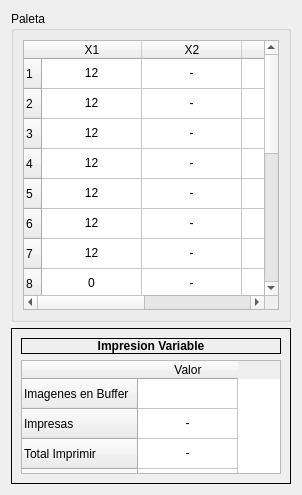
         <widget class="QWidget" name="tab_2">
          <attribute name="title">
           <string>Var</string>
          </attribute>
          <layout class="QVBoxLayout" name="verticalLayout_4">
           <item>
            <widget class="QGroupBox" name="groupBox">
             <property name="sizePolicy">
              <sizepolicy hsizetype="Preferred" vsizetype="Preferred">
               <horstretch>0</horstretch>
               <verstretch>2</verstretch>
              </sizepolicy>
             </property>
             <property name="title">
              <string>Paleta</string>
             </property>
             <layout class="QGridLayout" name="gridLayout_6">
              <item row="0" column="0">
               <widget class="QTableWidget" name="m_TablaPaletas">
                <row>
                 <property name="text">
                  <string>1</string>
                 </property>
                </row>
                <row>
                 <property name="text">
                  <string>2</string>
                 </property>
                </row>
                <row>
                 <property name="text">
                  <string>3</string>
                 </property>
                </row>
                <row>
                 <property name="text">
                  <string>4</string>
                 </property>
                </row>
                <row>
                 <property name="text">
                  <string>5</string>
                 </property>
                </row>
                <row>
                 <property name="text">
                  <string>6</string>
                 </property>
                </row>
                <row>
                 <property name="text">
                  <string>7</string>
                 </property>
                </row>
                <row>
                 <property name="text">
                  <string>8</string>
                 </property>
                </row>
                <row>
                 <property name="text">
                  <string>9</string>
                 </property>
                 <property name="background">
                  <color>
                   <red>200</red>
                   <green>200</green>
                   <blue>200</blue>
                  </color>
                 </property>
                </row>
                <row>
                 <property name="text">
                  <string>10</string>
                 </property>
                 <property name="background">
                  <color>
                   <red>200</red>
                   <green>200</green>
                   <blue>200</blue>
                  </color>
                 </property>
                </row>
                <row>
                 <property name="text">
                  <string>11</string>
                 </property>
                 <property name="background">
                  <color>
                   <red>200</red>
                   <green>200</green>
                   <blue>200</blue>
                  </color>
                 </property>
                </row>
                <row>
                 <property name="text">
                  <string>12</string>
                 </property>
                 <property name="background">
                  <color>
                   <red>200</red>
                   <green>200</green>
                   <blue>200</blue>
                  </color>
                 </property>
                </row>
                <row>
                 <property name="text">
                  <string>13</string>
                 </property>
                 <property name="background">
                  <color>
                   <red>200</red>
                   <green>200</green>
                   <blue>200</blue>
                  </color>
                 </property>
                </row>
                <row>
                 <property name="text">
                  <string>14</string>
                 </property>
                 <property name="background">
                  <color>
                   <red>200</red>
                   <green>200</green>
                   <blue>200</blue>
                  </color>
                 </property>
                </row>
                <row>
                 <property name="text">
                  <string>15</string>
                 </property>
                 <property name="background">
                  <color>
                   <red>200</red>
                   <green>200</green>
                   <blue>200</blue>
                  </color>
                 </property>
                </row>
                <row>
                 <property name="text">
                  <string>16</string>
                 </property>
                 <property name="background">
                  <color>
                   <red>200</red>
                   <green>200</green>
                   <blue>200</blue>
                  </color>
                 </property>
                </row>
                <column>
                 <property name="text">
                  <string>X1</string>
                 </property>
                </column>
                <column>
                 <property name="text">
                  <string>X2</string>
                 </property>
                </column>
                <column>
                 <property name="text">
                  <string>X3</string>
                 </property>
                </column>
                <column>
                 <property name="text">
                  <string>X4</string>
                 </property>
                </column>
                <item row="0" column="0">
                 <property name="text">
                  <string>12</string>
                 </property>
                 <property name="textAlignment">
                  <set>AlignCenter</set>
                 </property>
                 <property name="flags">
                  <set>NoItemFlags</set>
                 </property>
                </item>
                <item row="0" column="1">
                 <property name="text">
                  <string>-</string>
                 </property>
                 <property name="textAlignment">
                  <set>AlignCenter</set>
                 </property>
                 <property name="flags">
                  <set>NoItemFlags</set>
                 </property>
                </item>
                <item row="0" column="2">
                 <property name="text">
                  <string>-</string>
                 </property>
                 <property name="textAlignment">
                  <set>AlignCenter</set>
                 </property>
                 <property name="flags">
                  <set>NoItemFlags</set>
                 </property>
                </item>
                <item row="0" column="3">
                 <property name="text">
                  <string>-</string>
                 </property>
                 <property name="textAlignment">
                  <set>AlignCenter</set>
                 </property>
                 <property name="flags">
                  <set>NoItemFlags</set>
                 </property>
                </item>
                <item row="1" column="0">
                 <property name="text">
                  <string>12</string>
                 </property>
                 <property name="textAlignment">
                  <set>AlignCenter</set>
                 </property>
                 <property name="flags">
                  <set>NoItemFlags</set>
                 </property>
                </item>
                <item row="1" column="1">
                 <property name="text">
                  <string>-</string>
                 </property>
                 <property name="textAlignment">
                  <set>AlignCenter</set>
                 </property>
                 <property name="flags">
                  <set>NoItemFlags</set>
                 </property>
                </item>
                <item row="1" column="2">
                 <property name="text">
                  <string>-</string>
                 </property>
                 <property name="textAlignment">
                  <set>AlignCenter</set>
                 </property>
                 <property name="flags">
                  <set>NoItemFlags</set>
                 </property>
                </item>
                <item row="1" column="3">
                 <property name="text">
                  <string>-</string>
                 </property>
                 <property name="textAlignment">
                  <set>AlignCenter</set>
                 </property>
                 <property name="flags">
                  <set>NoItemFlags</set>
                 </property>
                </item>
                <item row="2" column="0">
                 <property name="text">
                  <string>12</string>
                 </property>
                 <property name="textAlignment">
                  <set>AlignCenter</set>
                 </property>
                 <property name="flags">
                  <set>NoItemFlags</set>
                 </property>
                </item>
                <item row="2" column="1">
                 <property name="text">
                  <string>-</string>
                 </property>
                 <property name="textAlignment">
                  <set>AlignCenter</set>
                 </property>
                 <property name="flags">
                  <set>NoItemFlags</set>
                 </property>
                </item>
                <item row="2" column="2">
                 <property name="text">
                  <string>-</string>
                 </property>
                 <property name="textAlignment">
                  <set>AlignCenter</set>
                 </property>
                 <property name="flags">
                  <set>NoItemFlags</set>
                 </property>
                </item>
                <item row="2" column="3">
                 <property name="text">
                  <string>-</string>
                 </property>
                 <property name="textAlignment">
                  <set>AlignCenter</set>
                 </property>
                 <property name="flags">
                  <set>NoItemFlags</set>
                 </property>
                </item>
                <item row="3" column="0">
                 <property name="text">
                  <string>12</string>
                 </property>
                 <property name="textAlignment">
                  <set>AlignCenter</set>
                 </property>
                 <property name="flags">
                  <set>NoItemFlags</set>
                 </property>
                </item>
                <item row="3" column="1">
                 <property name="text">
                  <string>-</string>
                 </property>
                 <property name="textAlignment">
                  <set>AlignCenter</set>
                 </property>
                 <property name="flags">
                  <set>NoItemFlags</set>
                 </property>
                </item>
                <item row="3" column="2">
                 <property name="text">
                  <string>-</string>
                 </property>
                 <property name="textAlignment">
                  <set>AlignCenter</set>
                 </property>
                 <property name="flags">
                  <set>NoItemFlags</set>
                 </property>
                </item>
                <item row="3" column="3">
                 <property name="text">
                  <string>-</string>
                 </property>
                 <property name="textAlignment">
                  <set>AlignCenter</set>
                 </property>
                 <property name="flags">
                  <set>NoItemFlags</set>
                 </property>
                </item>
                <item row="4" column="0">
                 <property name="text">
                  <string>12</string>
                 </property>
                 <property name="textAlignment">
                  <set>AlignCenter</set>
                 </property>
                 <property name="flags">
                  <set>NoItemFlags</set>
                 </property>
                </item>
                <item row="4" column="1">
                 <property name="text">
                  <string>-</string>
                 </property>
                 <property name="textAlignment">
                  <set>AlignCenter</set>
                 </property>
                 <property name="flags">
                  <set>NoItemFlags</set>
                 </property>
                </item>
                <item row="4" column="2">
                 <property name="text">
                  <string>-</string>
                 </property>
                 <property name="textAlignment">
                  <set>AlignCenter</set>
                 </property>
                 <property name="flags">
                  <set>NoItemFlags</set>
                 </property>
                </item>
                <item row="4" column="3">
                 <property name="text">
                  <string>-</string>
                 </property>
                 <property name="textAlignment">
                  <set>AlignCenter</set>
                 </property>
                 <property name="flags">
                  <set>NoItemFlags</set>
                 </property>
                </item>
                <item row="5" column="0">
                 <property name="text">
                  <string>12</string>
                 </property>
                 <property name="textAlignment">
                  <set>AlignCenter</set>
                 </property>
                 <property name="flags">
                  <set>NoItemFlags</set>
                 </property>
                </item>
                <item row="5" column="1">
                 <property name="text">
                  <string>-</string>
                 </property>
                 <property name="textAlignment">
                  <set>AlignCenter</set>
                 </property>
                 <property name="flags">
                  <set>NoItemFlags</set>
                 </property>
                </item>
                <item row="5" column="2">
                 <property name="text">
                  <string>-</string>
                 </property>
                 <property name="textAlignment">
                  <set>AlignCenter</set>
                 </property>
                 <property name="flags">
                  <set>NoItemFlags</set>
                 </property>
                </item>
                <item row="5" column="3">
                 <property name="text">
                  <string>-</string>
                 </property>
                 <property name="textAlignment">
                  <set>AlignCenter</set>
                 </property>
                 <property name="flags">
                  <set>NoItemFlags</set>
                 </property>
                </item>
                <item row="6" column="0">
                 <property name="text">
                  <string>12</string>
                 </property>
                 <property name="textAlignment">
                  <set>AlignCenter</set>
                 </property>
                 <property name="flags">
                  <set>NoItemFlags</set>
                 </property>
                </item>
                <item row="6" column="1">
                 <property name="text">
                  <string>-</string>
                 </property>
                 <property name="textAlignment">
                  <set>AlignCenter</set>
                 </property>
                 <property name="flags">
                  <set>NoItemFlags</set>
                 </property>
                </item>
                <item row="6" column="2">
                 <property name="text">
                  <string>-</string>
                 </property>
                 <property name="textAlignment">
                  <set>AlignCenter</set>
                 </property>
                 <property name="flags">
                  <set>NoItemFlags</set>
                 </property>
                </item>
                <item row="6" column="3">
                 <property name="text">
                  <string>-</string>
                 </property>
                 <property name="textAlignment">
                  <set>AlignCenter</set>
                 </property>
                 <property name="flags">
                  <set>NoItemFlags</set>
                 </property>
                </item>
                <item row="7" column="0">
                 <property name="text">
                  <string>0</string>
                 </property>
                 <property name="textAlignment">
                  <set>AlignCenter</set>
                 </property>
                 <property name="flags">
                  <set>NoItemFlags</set>
                 </property>
                </item>
                <item row="7" column="1">
                 <property name="text">
                  <string>-</string>
                 </property>
                 <property name="textAlignment">
                  <set>AlignCenter</set>
                 </property>
                 <property name="flags">
                  <set>NoItemFlags</set>
                 </property>
                </item>
                <item row="7" column="2">
                 <property name="text">
                  <string>-</string>
                 </property>
                 <property name="textAlignment">
                  <set>AlignCenter</set>
                 </property>
                 <property name="flags">
                  <set>NoItemFlags</set>
                 </property>
                </item>
                <item row="7" column="3">
                 <property name="text">
                  <string>-</string>
                 </property>
                 <property name="textAlignment">
                  <set>AlignCenter</set>
                 </property>
                 <property name="flags">
                  <set>NoItemFlags</set>
                 </property>
                </item>
                <item row="8" column="0">
                 <property name="text">
                  <string>18</string>
                 </property>
                 <property name="textAlignment">
                  <set>AlignCenter</set>
                 </property>
                </item>
                <item row="8" column="1">
                 <property name="text">
                  <string>18</string>
                 </property>
                 <property name="textAlignment">
                  <set>AlignCenter</set>
                 </property>
                </item>
                <item row="8" column="2">
                 <property name="text">
                  <string>18</string>
                 </property>
                 <property name="textAlignment">
                  <set>AlignCenter</set>
                 </property>
                </item>
                <item row="8" column="3">
                 <property name="text">
                  <string>18</string>
                 </property>
                 <property name="textAlignment">
                  <set>AlignCenter</set>
                 </property>
                </item>
                <item row="9" column="0">
                 <property name="text">
                  <string>18</string>
                 </property>
                 <property name="textAlignment">
                  <set>AlignCenter</set>
                 </property>
                </item>
                <item row="9" column="1">
                 <property name="text">
                  <string>18</string>
                 </property>
                 <property name="textAlignment">
                  <set>AlignCenter</set>
                 </property>
                </item>
                <item row="9" column="2">
                 <property name="text">
                  <string>18</string>
                 </property>
                 <property name="textAlignment">
                  <set>AlignCenter</set>
                 </property>
                </item>
                <item row="9" column="3">
                 <property name="text">
                  <string>18</string>
                 </property>
                 <property name="textAlignment">
                  <set>AlignCenter</set>
                 </property>
                </item>
                <item row="10" column="0">
                 <property name="text">
                  <string>12</string>
                 </property>
                 <property name="textAlignment">
                  <set>AlignCenter</set>
                 </property>
                </item>
                <item row="10" column="1">
                 <property name="text">
                  <string>12</string>
                 </property>
                 <property name="textAlignment">
                  <set>AlignCenter</set>
                 </property>
                </item>
                <item row="10" column="2">
                 <property name="text">
                  <string>12</string>
                 </property>
                 <property name="textAlignment">
                  <set>AlignCenter</set>
                 </property>
                </item>
                <item row="10" column="3">
                 <property name="text">
                  <string>12</string>
                 </property>
                 <property name="textAlignment">
                  <set>AlignCenter</set>
                 </property>
                </item>
                <item row="11" column="0">
                 <property name="text">
                  <string>12</string>
                 </property>
                 <property name="textAlignment">
                  <set>AlignCenter</set>
                 </property>
                </item>
                <item row="11" column="1">
                 <property name="text">
                  <string>12</string>
                 </property>
                 <property name="textAlignment">
                  <set>AlignCenter</set>
                 </property>
                </item>
                <item row="11" column="2">
                 <property name="text">
                  <string>12</string>
                 </property>
                 <property name="textAlignment">
                  <set>AlignCenter</set>
                 </property>
                </item>
                <item row="11" column="3">
                 <property name="text">
                  <string>12</string>
                 </property>
                 <property name="textAlignment">
                  <set>AlignCenter</set>
                 </property>
                </item>
                <item row="12" column="0">
                 <property name="text">
                  <string>12</string>
                 </property>
                 <property name="textAlignment">
                  <set>AlignCenter</set>
                 </property>
                </item>
                <item row="12" column="1">
                 <property name="text">
                  <string>12</string>
                 </property>
                 <property name="textAlignment">
                  <set>AlignCenter</set>
                 </property>
                </item>
                <item row="12" column="2">
                 <property name="text">
                  <string>12</string>
                 </property>
                 <property name="textAlignment">
                  <set>AlignCenter</set>
                 </property>
                </item>
                <item row="12" column="3">
                 <property name="text">
                  <string>12</string>
                 </property>
                 <property name="textAlignment">
                  <set>AlignCenter</set>
                 </property>
                </item>
                <item row="13" column="0">
                 <property name="text">
                  <string>6</string>
                 </property>
                 <property name="textAlignment">
                  <set>AlignCenter</set>
                 </property>
                </item>
                <item row="13" column="1">
                 <property name="text">
                  <string>6</string>
                 </property>
                 <property name="textAlignment">
                  <set>AlignCenter</set>
                 </property>
                </item>
                <item row="13" column="2">
                 <property name="text">
                  <string>6</string>
                 </property>
                 <property name="textAlignment">
                  <set>AlignCenter</set>
                 </property>
                </item>
                <item row="13" column="3">
                 <property name="text">
                  <string>6</string>
                 </property>
                 <property name="textAlignment">
                  <set>AlignCenter</set>
                 </property>
                </item>
                <item row="14" column="0">
                 <property name="text">
                  <string>6</string>
                 </property>
                 <property name="textAlignment">
                  <set>AlignCenter</set>
                 </property>
                </item>
                <item row="14" column="1">
                 <property name="text">
                  <string>6</string>
                 </property>
                 <property name="textAlignment">
                  <set>AlignCenter</set>
                 </property>
                </item>
                <item row="14" column="2">
                 <property name="text">
                  <string>6</string>
                 </property>
                 <property name="textAlignment">
                  <set>AlignCenter</set>
                 </property>
                </item>
                <item row="14" column="3">
                 <property name="text">
                  <string>6</string>
                 </property>
                 <property name="textAlignment">
                  <set>AlignCenter</set>
                 </property>
                </item>
                <item row="15" column="0">
                 <property name="text">
                  <string>0</string>
                 </property>
                 <property name="textAlignment">
                  <set>AlignCenter</set>
                 </property>
                </item>
                <item row="15" column="1">
                 <property name="text">
                  <string>0</string>
                 </property>
                 <property name="textAlignment">
                  <set>AlignCenter</set>
                 </property>
                </item>
                <item row="15" column="2">
                 <property name="text">
                  <string>0</string>
                 </property>
                 <property name="textAlignment">
                  <set>AlignCenter</set>
                 </property>
                </item>
                <item row="15" column="3">
                 <property name="text">
                  <string>0</string>
                 </property>
                 <property name="textAlignment">
                  <set>AlignCenter</set>
                 </property>
                </item>
               </widget>
              </item>
             </layout>
            </widget>
           </item>
           <item>
            <widget class="QFrame" name="frame_3">
             <property name="sizePolicy">
              <sizepolicy hsizetype="Preferred" vsizetype="Preferred">
               <horstretch>0</horstretch>
               <verstretch>1</verstretch>
              </sizepolicy>
             </property>
             <property name="frameShape">
              <enum>QFrame::Box</enum>
             </property>
             <property name="frameShadow">
              <enum>QFrame::Plain</enum>
             </property>
             <layout class="QGridLayout" name="gridLayout_3">
              <item row="0" column="0">
               <layout class="QVBoxLayout" name="verticalLayout_6">
                <item>
                 <widget class="QLabel" name="label_2">
                  <property name="font">
                   <font>
                    <weight>75</weight>
                    <bold>true</bold>
                   </font>
                  </property>
                  <property name="frameShape">
                   <enum>QFrame::Box</enum>
                  </property>
                  <property name="text">
                   <string>Impresion Variable</string>
                  </property>
                  <property name="alignment">
                   <set>Qt::AlignCenter</set>
                  </property>
                 </widget>
                </item>
                <item>
                 <widget class="QTableWidget" name="m_twDataVariable">
                  <property name="verticalScrollBarPolicy">
                   <enum>Qt::ScrollBarAlwaysOff</enum>
                  </property>
                  <row>
                   <property name="text">
                    <string>Imagenes en Buffer</string>
                   </property>
                  </row>
                  <row>
                   <property name="text">
                    <string>Impresas</string>
                   </property>
                  </row>
                  <row>
                   <property name="text">
                    <string>Total Imprimir</string>
                   </property>
                  </row>
                  <row>
                   <property name="text">
                    <string>Tamaño Buffer</string>
                   </property>
                  </row>
                  <column>
                   <property name="text">
                    <string>Valor</string>
                   </property>
                  </column>
                  <item row="1" column="0">
                   <property name="text">
                    <string>-</string>
                   </property>
                   <property name="textAlignment">
                    <set>AlignCenter</set>
                   </property>
                  </item>
                  <item row="2" column="0">
                   <property name="text">
                    <string>-</string>
                   </property>
                   <property name="textAlignment">
                    <set>AlignCenter</set>
                   </property>
                  </item>
                  <item row="3" column="0">
                   <property name="text">
                    <string>-</string>
                   </property>
                   <property name="textAlignment">
                    <set>AlignCenter</set>
                   </property>
                  </item>
                 </widget>
                </item>
               </layout>
              </item>
             </layout>
            </widget>
           </item>
          </layout>
         </widget>
